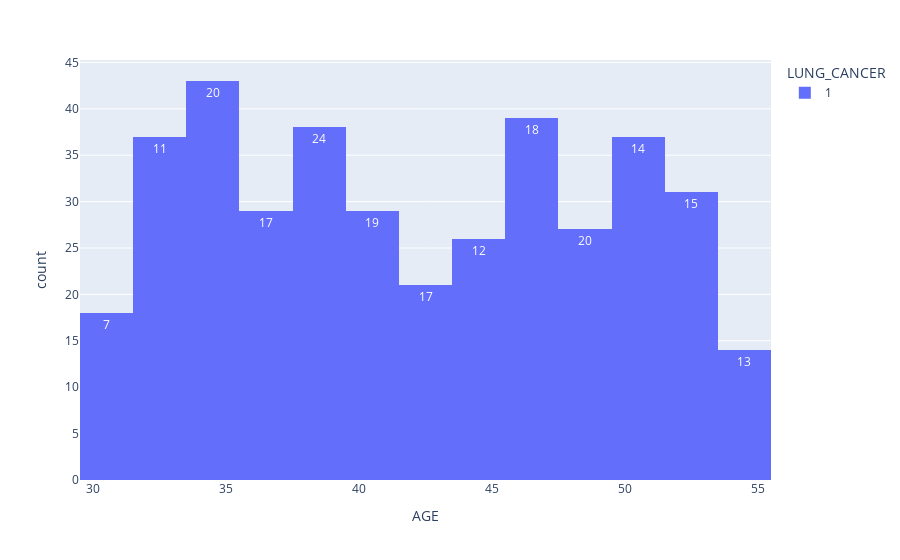

The notebook cell saved with this chart:
### Markdown cell above
Podemos observar que entre aquellos pacientes con diagnóstico positivo de cáncer de pulmón, el 52.0% de los pacientes presentan dedos amarillos, mientras que el 48.0% no lo poseen.

### Code cell
# Menores de 50 años fumadores con cancer de pulmon positivo.
filtered_data = data[(data['AGE'] < 55) & (data['SMOKING'] == 1) & (data['LUNG_CANCER'] == 1)]
px.histogram(filtered_data, x='AGE', color='LUNG_CANCER', barmode='group')
fig = px.histogram(filtered_data, x='AGE', color='LUNG_CANCER', barmode='group')
fig.update_traces(text=filtered_data.groupby(['AGE', 'LUNG_CANCER']).size().values, textposition='auto')
fig.show()

### Figure 1 — Plotly figure (JSON) as saved in the notebook; plotly's stock layout.template omitted (floating-point values rounded to 4 significant figures; data arrays with more than 128 entries replaced by an {"elided": "..."} marker saying what was removed)
{"data": [{"alignmentgroup": "True", "bingroup": "x", "hovertemplate": "LUNG_CANCER=1<br>AGE=%{x}<br>count=%{y}<extra></extra>", "legendgroup": "1", "marker": {"color": "#636efa", "pattern": {"shape": ""}}, "name": "1", "offsetgroup": "1", "orientation": "v", "showlegend": true, "text": [7, 11, 20, 17, 24, 19, 17, 12, 18, 20, 14, 15, 13, 8, 17, 9, 21, 18, 12, 15, 19, 18, 19, 12, 14], "textposition": "auto", "type": "histogram", "x": {"elided": "389 int values"}, "xaxis": "x", "yaxis": "y"}], "layout": {"autosize": true, "barmode": "group", "legend": {"title": {"text": "LUNG_CANCER"}, "tracegroupgap": 0}, "margin": {"t": 60}, "xaxis": {"anchor": "y", "autorange": true, "domain": [0, 1], "range": [29.5, 55.5], "title": {"text": "AGE"}, "type": "linear"}, "yaxis": {"anchor": "x", "autorange": true, "domain": [0, 1], "range": [0, 45.26], "title": {"text": "count"}}}}
